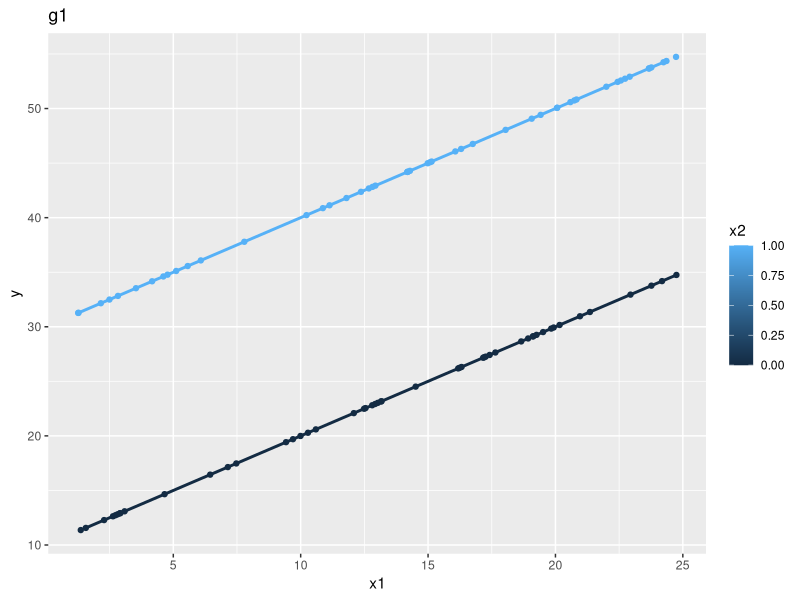
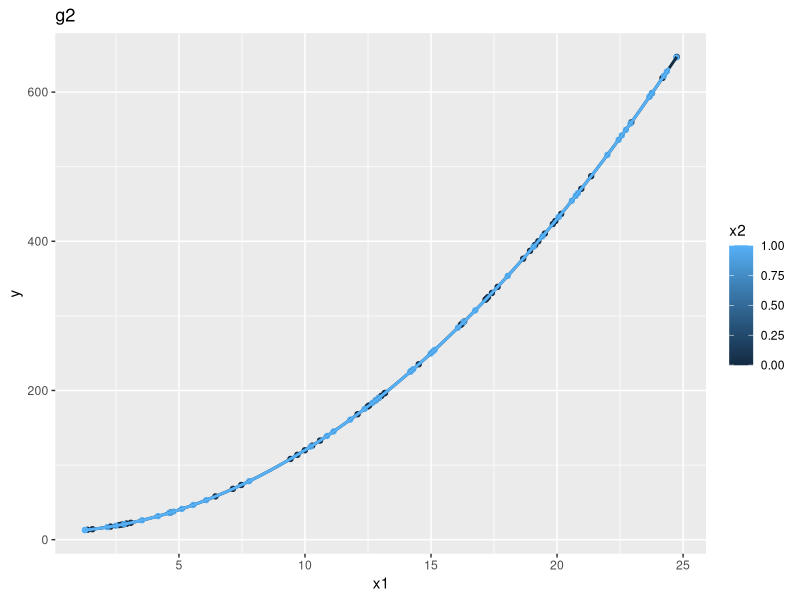
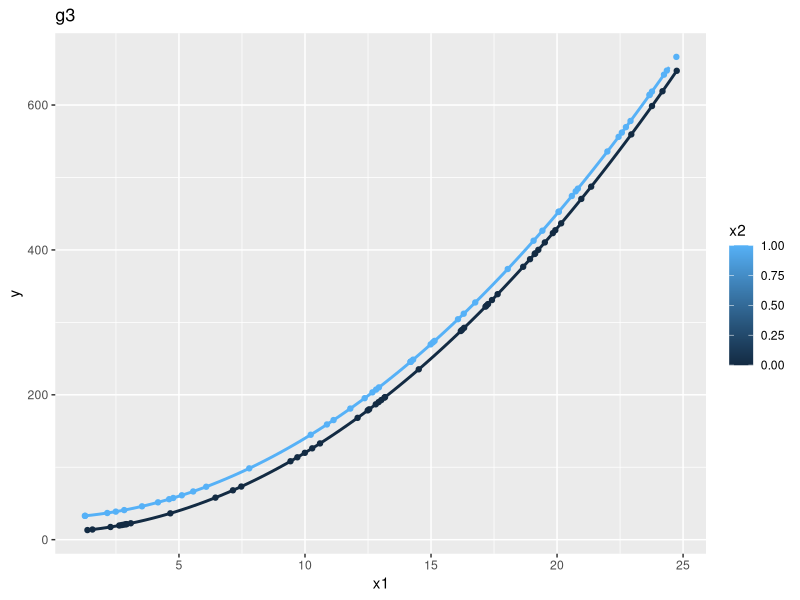
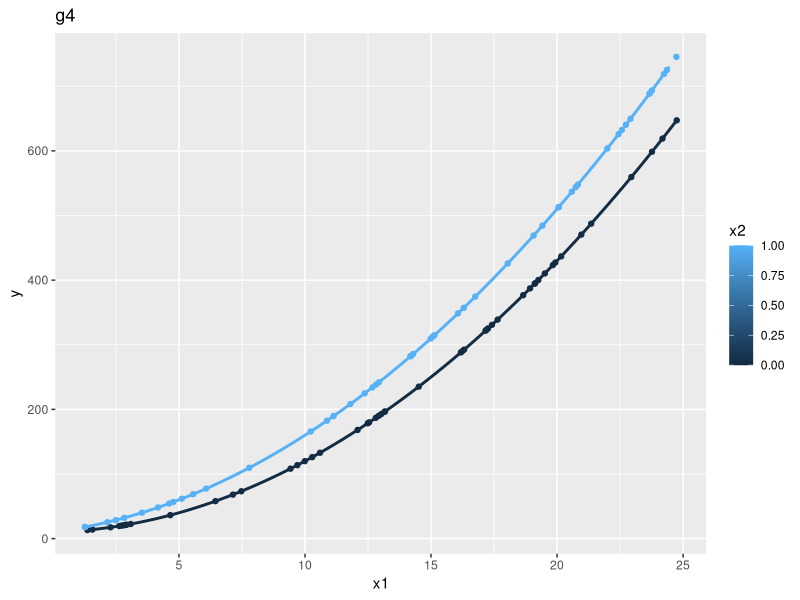
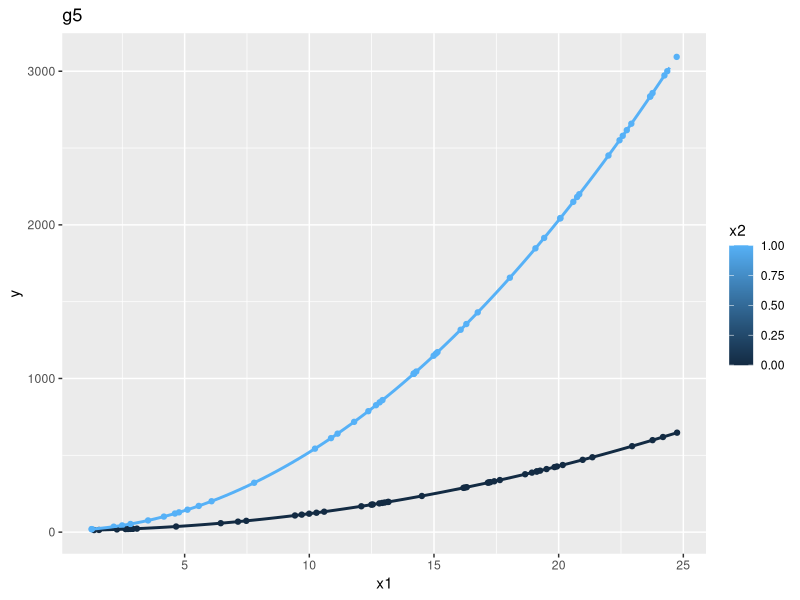

R code for these plots, in order:
## ---- chunk 1
knitr::opts_chunk$set(echo = TRUE)
library(tidyverse)
library(glue)
## ---- chunk 2
#initilaze parameters
b0 <-  10
b1 <-1
b2 <-20
b3 <-1
b4 <-4
b5 <-4
eps <- rnorm(100)
x1 <- runif(100,0,25)
x3 <- x1^2
x2 <- c(rep(0,50),rep(1,50))
g1 <- b0 +b1*x1+b2*x2
g2 <- b0 +b1*x1+b3*x3
g3 <- b0 +b1*x1+b2*x2 +b3*x3
g4 <- b0 +b1*x1+b3*x3 + b4 *x1*x2
g5 <- b0 +b1*x1+b3*x3 + b5 *x3*x2

mat <- cbind(g1,g2,g3,g4,g5)
for (i in 1:5){
  y <- mat[,i]
  tbl <-  tibble(x=x1,y=y,x2 =x2)
  #plot data
  print(ggplot(data = tbl,aes(x = x1, y = y,group = x2,color = x2)) +
    geom_point()+
    ggtitle(glue("g{i}"))+
    geom_smooth(fullrange=TRUE))
}

